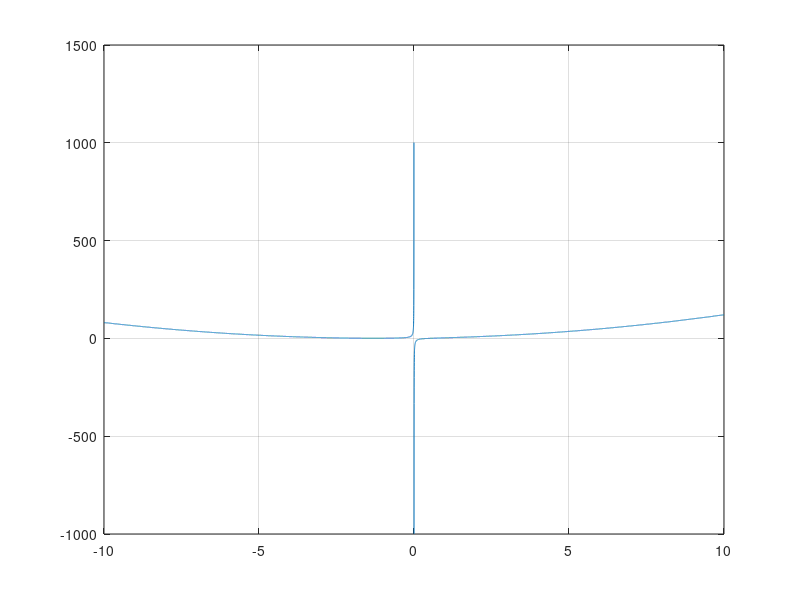

Here is the MATLAB script that generated this plot: (Note: this script raises an error after producing the figure.)
eps = 0.01;
F = @(x)(x+1).^2 - 1./x;
x = (-10:0.001:10);
plot(x, F(x));
grid on;
a = 0;
b = 1;

x0 = (a + b) / 2;
[der1, der2] = derivative(sym(F));
iter_count = 0;
while true
    iterations_max = 100;
    x = x0;
    iter_count = iter_count + 1;
    df = der1(x);
    M = 1 - df;
    if iter_count > iterations_max
        break;
    elseif abs(F(x)) <= eps
        break;
    else
        x0 = x + F(x) / M;
        x = x0;
    end
end
result = F(x);
iter_count; 
function [der1, der2] = derivative(f)
    der1 = matlabFunction(diff(f));
    der2 = matlabFunction(diff(f, 2));
end

